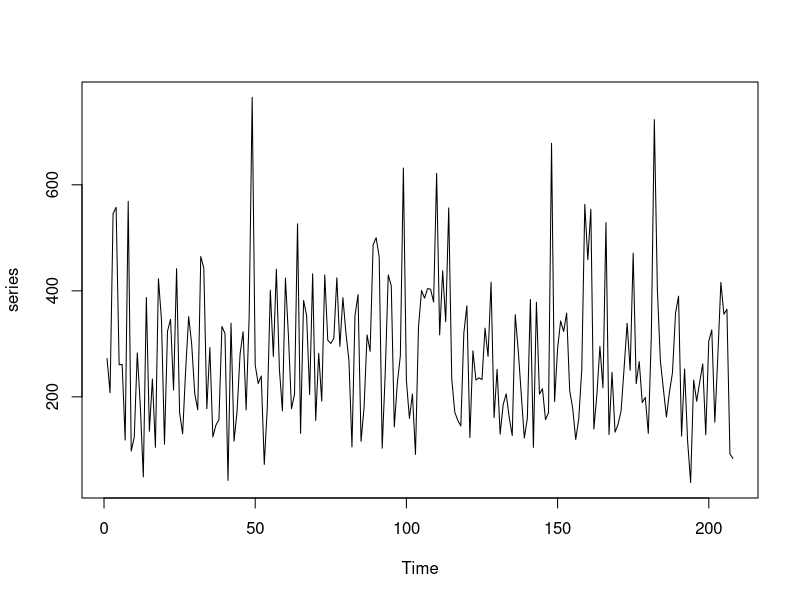
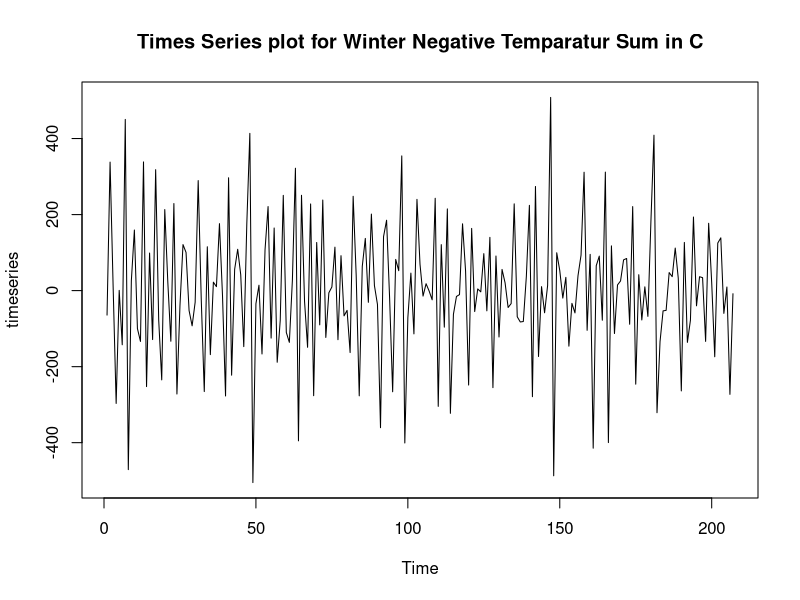
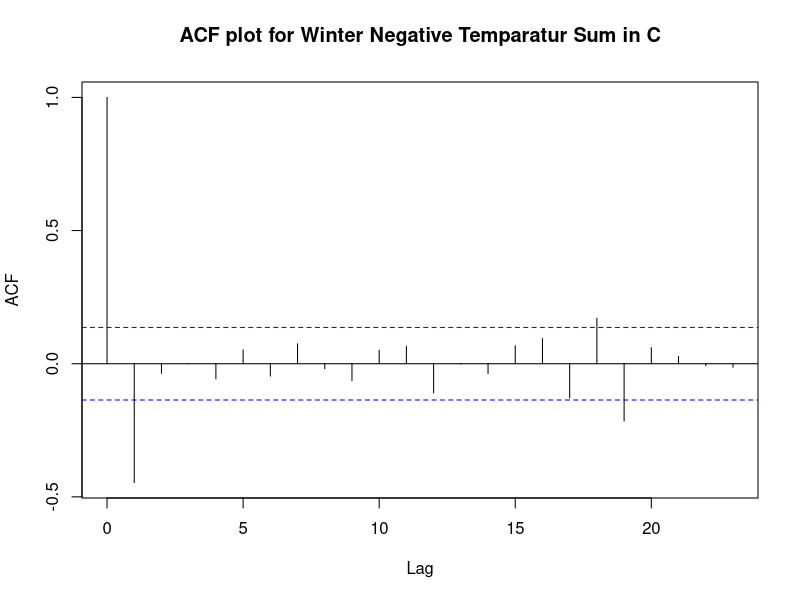
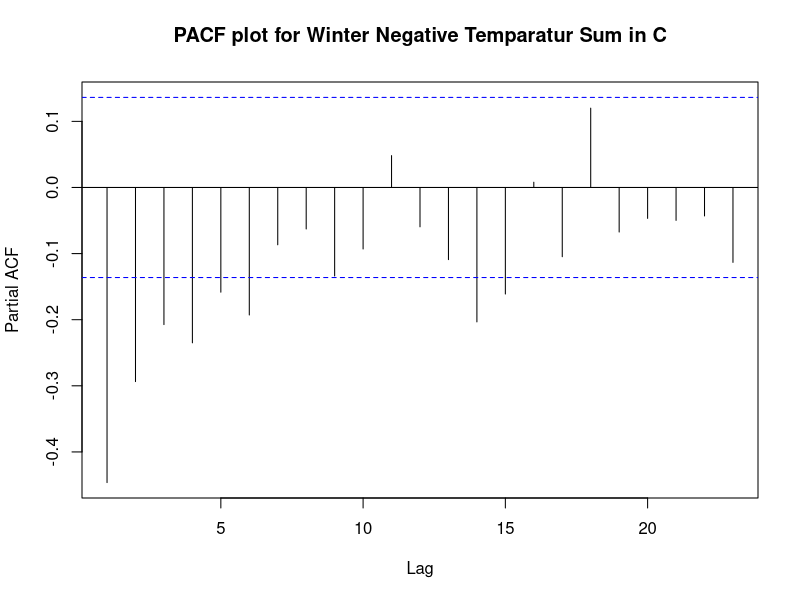
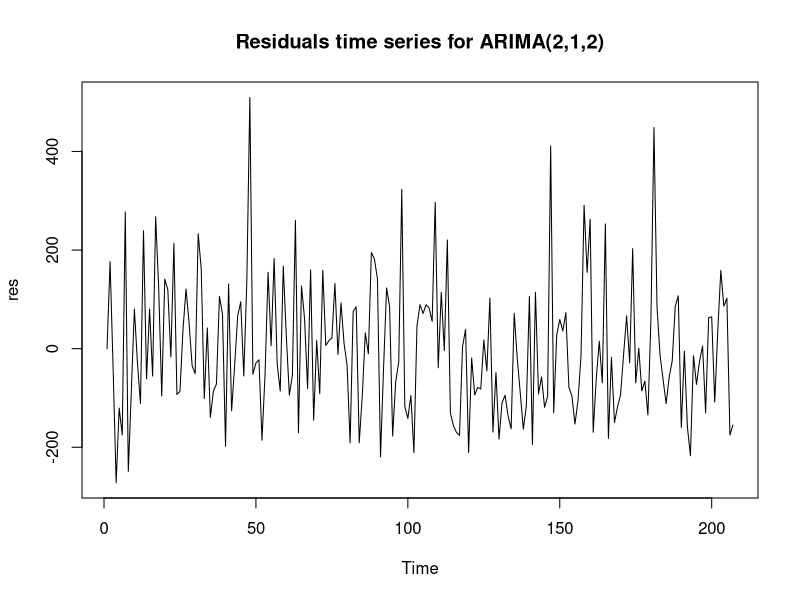
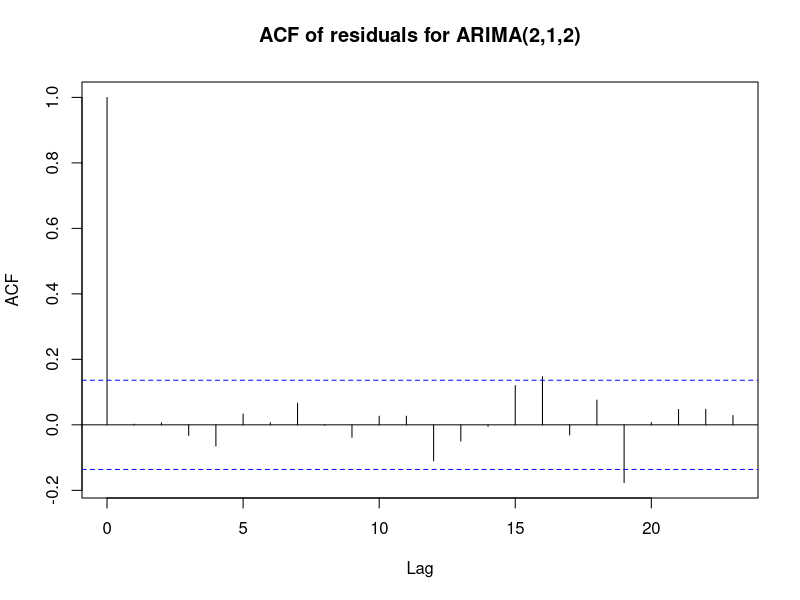
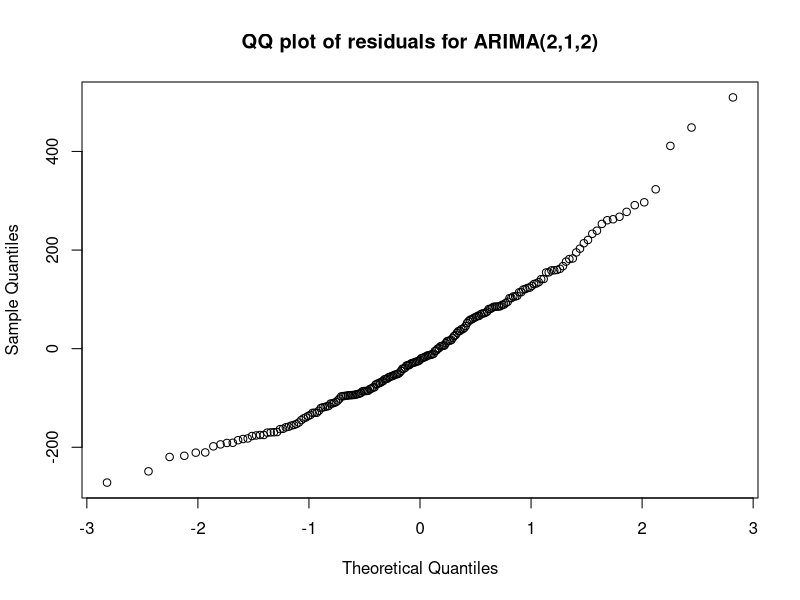
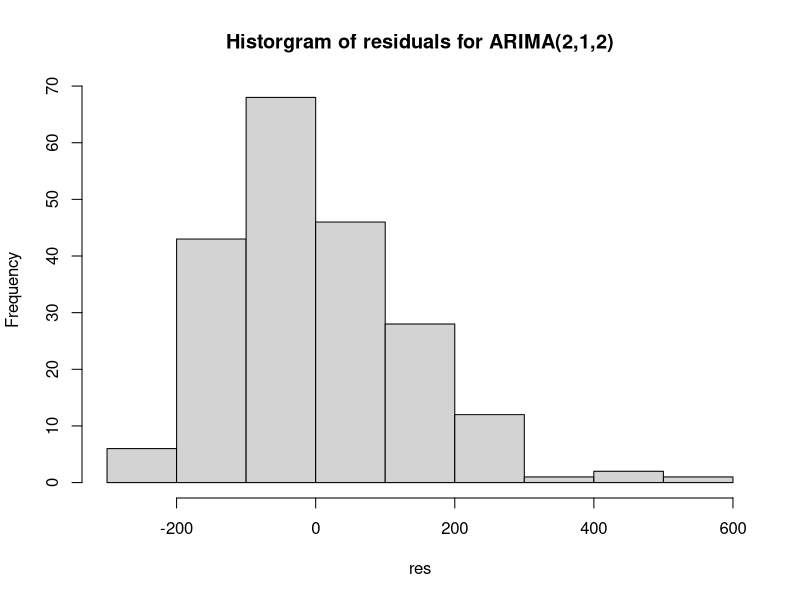

R code for these plots, in order:
library(forecast)
library(lmtest)

timeseries_plots <- function(timeseries, main, oneplot = FALSE) {
  if (oneplot == TRUE) {
    par(mfrow=c(3,1))
  }
  else {
    par(mfrow=c(1,1))
  }
  
  ts.plot(timeseries, main = paste("Times Series plot for", main))
  acf(timeseries, main = paste("ACF plot for", main))
  pacf(timeseries, main = paste("PACF plot for", main))
  
  par(mfrow=c(1,1))
}

arima_model_diagnostics <- function(series, p, d, q, plots = TRUE, ljung_box_pierce_test = TRUE) {
  model <- arima(series, order=c(p,d,q))
  res <- model$residuals
  print(coeftest(model))
  fit <- fitted(model)
  
  if (plots == TRUE) {
    ts.plot(res, main = paste("Residuals time series for ARIMA(",p,",",d,",",q,")", sep = ""))
    acf(res,main = paste("ACF of residuals for ARIMA(",p,",",d,",",q,")", sep = ""))
    # pacf(res, main = paste("PACF for ARIMA(",p,",",d,",",q))
    qqnorm(res, main = paste("QQ plot of residuals for ARIMA(",p,",",d,",",q,")", sep = ""))
    hist(res, main = paste("Historgram of residuals for ARIMA(",p,",",d,",",q,")", sep = ""))
    plot(fit, res, main = paste("Residuals vs Fitted values for ARIMA(",p,",",d,",",q,")", sep = ""))
  }
  
  if (ljung_box_pierce_test == TRUE) {
    print(Box.test(res, type="Ljung", lag=10))
    print(Box.test(res, type="Ljung", lag=50))
    print(Box.test(res, type="Ljung", lag=100))
  }
  
  return(model)
}


data <- read.csv("winter-negative-temperature-sum-.csv", header = TRUE, sep = ",")

series <- data$Winter.negative.temperature.sum..in.deg..C...1781...1988

ts.plot(series)
t <- seq(1,length(series))
linmod <- lm(series~t)
linmod
timeseries_plots(diff(linmod$residuals, difference = 1), main = "Winter Negative Temparatur Sum in C")

arima_model_diagnostics(diff(linmod$residuals, difference = 1), 2, 1, 2, TRUE, FALSE)

# monthly-number-of-employed-perso
data <- read.csv("monthly-number-of-employed-perso.csv", header = TRUE, sep = ",")

series <- data$Monthly.number.of.employed.persons.in.Australia

timeseries_plots(series, main = "Number of employed people in Australia", oneplot = TRUE)
t <- seq(1,length(series))
linmod <- lm(series~t)
linmod
timeseries_plots(linmod$residuals, main = "Number of employed people in Australia", oneplot = TRUE)
timeseries_plots(diff(linmod$residuals, difference = 3), main = "Number of employed people in Australia", oneplot = TRUE)

arima_model_diagnostics(diff(linmod$residuals, difference = 1), 2, 1, 2, TRUE, FALSE)
